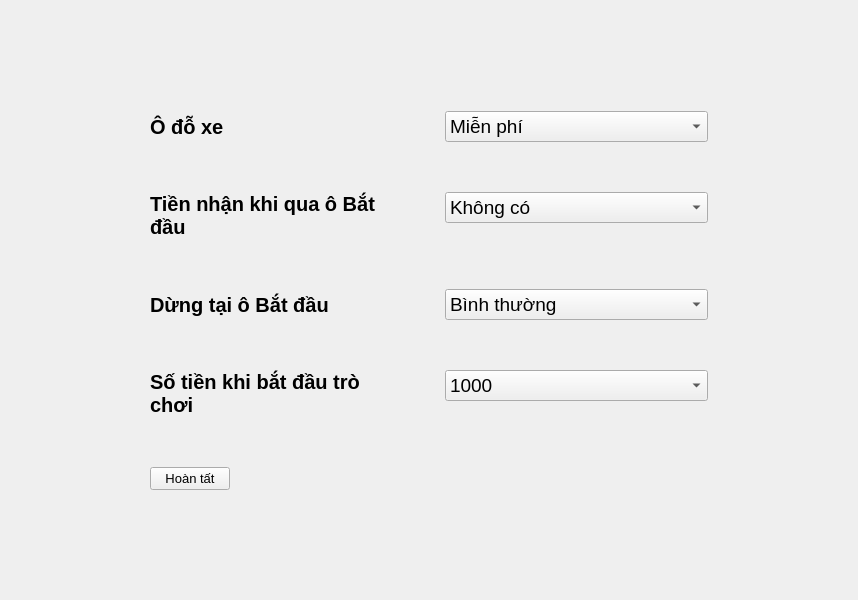
<?xml version="1.0" encoding="UTF-8"?>
<ui version="4.0">
 <class>SetupRule</class>
 <widget class="QMainWindow" name="SetupRule">
  <property name="geometry">
   <rect>
    <x>0</x>
    <y>0</y>
    <width>858</width>
    <height>600</height>
   </rect>
  </property>
  <property name="windowTitle">
   <string>MainWindow</string>
  </property>
  <widget class="QWidget" name="centralwidget">
   <property name="styleSheet">
    <string notr="true">QWidget#centralwidget{ border-image: url(:/image/Image/Coin_background.png); }</string>
   </property>
   <layout class="QFormLayout" name="formLayout">
    <property name="fieldGrowthPolicy">
     <enum>QFormLayout::AllNonFixedFieldsGrow</enum>
    </property>
    <property name="formAlignment">
     <set>Qt::AlignLeading|Qt::AlignLeft|Qt::AlignVCenter</set>
    </property>
    <property name="horizontalSpacing">
     <number>70</number>
    </property>
    <property name="verticalSpacing">
     <number>50</number>
    </property>
    <property name="leftMargin">
     <number>150</number>
    </property>
    <property name="rightMargin">
     <number>150</number>
    </property>
    <item row="0" column="0">
     <widget class="QLabel" name="label">
      <property name="font">
       <font>
        <pointsize>15</pointsize>
        <weight>75</weight>
        <bold>true</bold>
       </font>
      </property>
      <property name="styleSheet">
       <string notr="true">color: rgb(0, 0, 0);</string>
      </property>
      <property name="text">
       <string>Ô đỗ xe</string>
      </property>
     </widget>
    </item>
    <item row="0" column="1">
     <widget class="QComboBox" name="comboBox">
      <property name="sizePolicy">
       <sizepolicy hsizetype="Maximum" vsizetype="Fixed">
        <horstretch>0</horstretch>
        <verstretch>0</verstretch>
       </sizepolicy>
      </property>
      <property name="maximumSize">
       <size>
        <width>500</width>
        <height>16777215</height>
       </size>
      </property>
      <property name="font">
       <font>
        <pointsize>14</pointsize>
       </font>
      </property>
      <item>
       <property name="text">
        <string>Miễn phí</string>
       </property>
      </item>
      <item>
       <property name="text">
        <string>Trả 250</string>
       </property>
      </item>
      <item>
       <property name="text">
        <string>Được bỏ qua 1 lượt đi</string>
       </property>
      </item>
     </widget>
    </item>
    <item row="1" column="0">
     <widget class="QLabel" name="label_2">
      <property name="font">
       <font>
        <pointsize>15</pointsize>
        <weight>75</weight>
        <bold>true</bold>
       </font>
      </property>
      <property name="styleSheet">
       <string notr="true">color: rgb(0, 0, 0);</string>
      </property>
      <property name="text">
       <string>Tiền nhận khi qua ô Bắt đầu</string>
      </property>
      <property name="wordWrap">
       <bool>true</bool>
      </property>
     </widget>
    </item>
    <item row="1" column="1">
     <widget class="QComboBox" name="comboBox_2">
      <property name="sizePolicy">
       <sizepolicy hsizetype="Maximum" vsizetype="Fixed">
        <horstretch>0</horstretch>
        <verstretch>0</verstretch>
       </sizepolicy>
      </property>
      <property name="minimumSize">
       <size>
        <width>0</width>
        <height>0</height>
       </size>
      </property>
      <property name="maximumSize">
       <size>
        <width>500</width>
        <height>16777215</height>
       </size>
      </property>
      <property name="font">
       <font>
        <pointsize>14</pointsize>
       </font>
      </property>
      <item>
       <property name="text">
        <string>Không có</string>
       </property>
      </item>
      <item>
       <property name="text">
        <string>200</string>
       </property>
      </item>
      <item>
       <property name="text">
        <string>400</string>
       </property>
      </item>
     </widget>
    </item>
    <item row="2" column="0">
     <widget class="QLabel" name="label_3">
      <property name="font">
       <font>
        <pointsize>15</pointsize>
        <weight>75</weight>
        <bold>true</bold>
       </font>
      </property>
      <property name="styleSheet">
       <string notr="true">color: rgb(0, 0, 0);</string>
      </property>
      <property name="text">
       <string>Dừng tại ô Bắt đầu</string>
      </property>
     </widget>
    </item>
    <item row="2" column="1">
     <widget class="QComboBox" name="comboBox_3">
      <property name="sizePolicy">
       <sizepolicy hsizetype="Maximum" vsizetype="Fixed">
        <horstretch>0</horstretch>
        <verstretch>0</verstretch>
       </sizepolicy>
      </property>
      <property name="minimumSize">
       <size>
        <width>0</width>
        <height>0</height>
       </size>
      </property>
      <property name="maximumSize">
       <size>
        <width>500</width>
        <height>16777215</height>
       </size>
      </property>
      <property name="font">
       <font>
        <pointsize>14</pointsize>
       </font>
      </property>
      <item>
       <property name="text">
        <string>Bình thường</string>
       </property>
      </item>
      <item>
       <property name="text">
        <string>Nhận gấp đôi</string>
       </property>
      </item>
     </widget>
    </item>
    <item row="3" column="0">
     <widget class="QLabel" name="label_4">
      <property name="sizePolicy">
       <sizepolicy hsizetype="Preferred" vsizetype="Preferred">
        <horstretch>0</horstretch>
        <verstretch>0</verstretch>
       </sizepolicy>
      </property>
      <property name="font">
       <font>
        <pointsize>15</pointsize>
        <weight>75</weight>
        <bold>true</bold>
       </font>
      </property>
      <property name="styleSheet">
       <string notr="true">color: rgb(0, 0, 0);</string>
      </property>
      <property name="text">
       <string>Số tiền khi bắt đầu trò chơi</string>
      </property>
      <property name="wordWrap">
       <bool>true</bool>
      </property>
     </widget>
    </item>
    <item row="3" column="1">
     <widget class="QComboBox" name="comboBox_4">
      <property name="sizePolicy">
       <sizepolicy hsizetype="Maximum" vsizetype="Fixed">
        <horstretch>0</horstretch>
        <verstretch>0</verstretch>
       </sizepolicy>
      </property>
      <property name="maximumSize">
       <size>
        <width>500</width>
        <height>16777215</height>
       </size>
      </property>
      <property name="font">
       <font>
        <pointsize>14</pointsize>
       </font>
      </property>
      <item>
       <property name="text">
        <string>1000</string>
       </property>
      </item>
      <item>
       <property name="text">
        <string>1500</string>
       </property>
      </item>
      <item>
       <property name="text">
        <string>2000</string>
       </property>
      </item>
     </widget>
    </item>
    <item row="4" column="0">
     <widget class="QPushButton" name="pushButton">
      <property name="sizePolicy">
       <sizepolicy hsizetype="Preferred" vsizetype="Maximum">
        <horstretch>0</horstretch>
        <verstretch>0</verstretch>
       </sizepolicy>
      </property>
      <property name="minimumSize">
       <size>
        <width>20</width>
        <height>0</height>
       </size>
      </property>
      <property name="maximumSize">
       <size>
        <width>16777215</width>
        <height>50</height>
       </size>
      </property>
      <property name="font">
       <font>
        <pointsize>10</pointsize>
       </font>
      </property>
      <property name="text">
       <string>Hoàn tất</string>
      </property>
     </widget>
    </item>
   </layout>
  </widget>
 </widget>
 <resources/>
 <connections/>
</ui>
